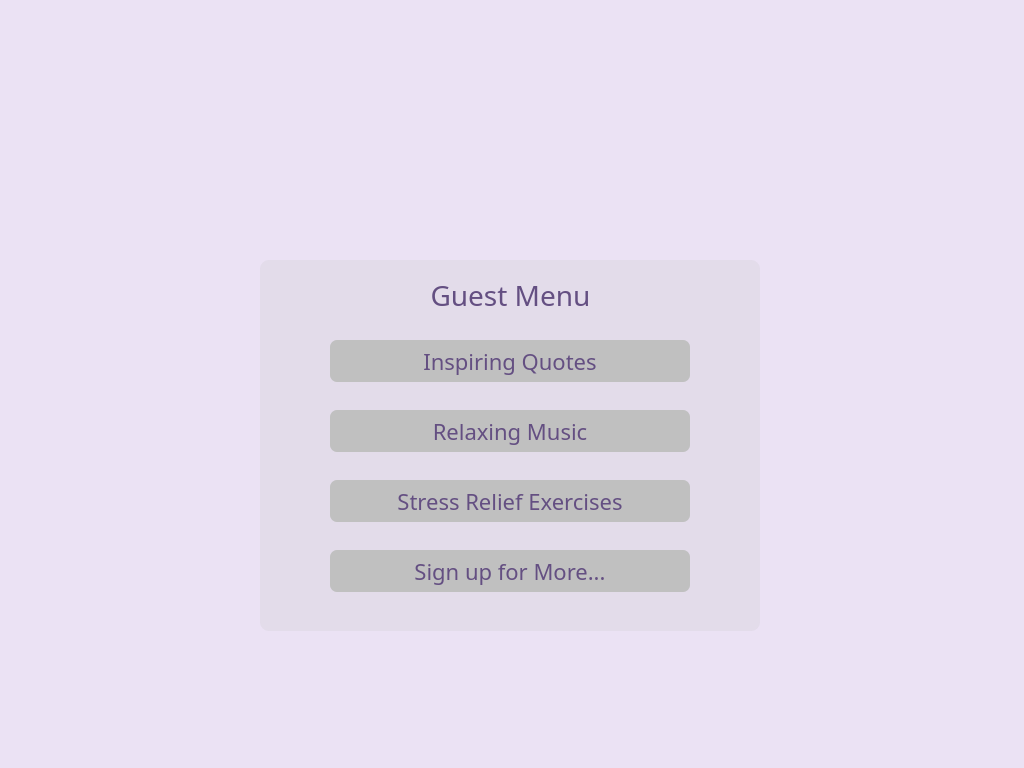
<?xml version="1.0" encoding="UTF-8"?>
<ui version="4.0">
 <class>Form</class>
 <widget class="QWidget" name="Form">
  <property name="geometry">
   <rect>
    <x>0</x>
    <y>0</y>
    <width>1024</width>
    <height>768</height>
   </rect>
  </property>
  <property name="windowTitle">
   <string>Form</string>
  </property>
  <property name="styleSheet">
   <string notr="true">background-color:rgb(235, 226, 244);
border-radius: 9px;</string>
  </property>
  <widget class="QLabel" name="label">
   <property name="geometry">
    <rect>
     <x>416</x>
     <y>60</y>
     <width>191</width>
     <height>181</height>
    </rect>
   </property>
   <property name="styleSheet">
    <string notr="true">background-image:url(static/images/logo.png);</string>
   </property>
   <property name="text">
    <string/>
   </property>
   <property name="alignment">
    <set>Qt::AlignCenter</set>
   </property>
  </widget>
  <widget class="QGroupBox" name="groupBox">
   <property name="geometry">
    <rect>
     <x>260</x>
     <y>260</y>
     <width>500</width>
     <height>371</height>
    </rect>
   </property>
   <property name="styleSheet">
    <string notr="true">background-color:rgba(192, 192, 192, 50);</string>
   </property>
   <property name="title">
    <string/>
   </property>
   <widget class="QLabel" name="label_2">
    <property name="geometry">
     <rect>
      <x>140</x>
      <y>0</y>
      <width>221</width>
      <height>71</height>
     </rect>
    </property>
    <property name="styleSheet">
     <string notr="true">color: rgb(100, 79, 130);
font-size: 28px;
border-radius : 7px;
font-family:Sura;
font-weight:400;
line-height:1.2px;
background-color: rgba(191, 191, 191, 0)</string>
    </property>
    <property name="text">
     <string>Guest Menu</string>
    </property>
    <property name="alignment">
     <set>Qt::AlignCenter</set>
    </property>
   </widget>
   <widget class="QPushButton" name="music_btn">
    <property name="geometry">
     <rect>
      <x>70</x>
      <y>150</y>
      <width>360</width>
      <height>42</height>
     </rect>
    </property>
    <property name="font">
     <font>
      <family>Sura</family>
      <pointsize>1</pointsize>
      <weight>50</weight>
      <bold>false</bold>
     </font>
    </property>
    <property name="styleSheet">
     <string notr="true">QPushButton#music_btn{
background-color:rgb(192, 192, 192);
color: rgb(100, 79, 130);
font-size: 22px;
border-radius : 7px;
font-family:Sura;
font-weight:400;
}
QPushButton#music_btn: pressed {
background-color: rgb(117, 71, 255);
}</string>
    </property>
    <property name="text">
     <string>Relaxing Music</string>
    </property>
   </widget>
   <widget class="QPushButton" name="signupmore_btn">
    <property name="geometry">
     <rect>
      <x>70</x>
      <y>290</y>
      <width>360</width>
      <height>42</height>
     </rect>
    </property>
    <property name="font">
     <font>
      <family>Sura</family>
      <pointsize>1</pointsize>
      <weight>50</weight>
      <bold>false</bold>
     </font>
    </property>
    <property name="styleSheet">
     <string notr="true">QPushButton#signupmore_btn{
background-color:rgb(192, 192, 192);
color: rgb(100, 79, 130);
font-size: 22px;
border-radius : 7px;
font-family:Sura;
font-weight:400;

}
QPushButton#signupmore_btn: pressed {
background-color: rgb(117, 71, 255);
}</string>
    </property>
    <property name="text">
     <string>Sign up for More...</string>
    </property>
   </widget>
   <widget class="QPushButton" name="stress_btn">
    <property name="geometry">
     <rect>
      <x>70</x>
      <y>220</y>
      <width>360</width>
      <height>42</height>
     </rect>
    </property>
    <property name="font">
     <font>
      <family>Sura</family>
      <pointsize>1</pointsize>
      <weight>50</weight>
      <bold>false</bold>
     </font>
    </property>
    <property name="styleSheet">
     <string notr="true">QPushButton#stress_btn{
background-color:rgb(192, 192, 192);
color: rgb(100, 79, 130);
font-size: 22px;
border-radius : 7px;
font-family:Sura;
font-weight:400;

}
QPushButton#stress_btn: pressed {
background-color: rgb(117, 71, 255);
}</string>
    </property>
    <property name="text">
     <string>Stress Relief Exercises</string>
    </property>
   </widget>
   <widget class="QPushButton" name="quotes_btn">
    <property name="geometry">
     <rect>
      <x>70</x>
      <y>80</y>
      <width>360</width>
      <height>42</height>
     </rect>
    </property>
    <property name="font">
     <font>
      <family>Sura</family>
      <pointsize>1</pointsize>
      <weight>50</weight>
      <bold>false</bold>
     </font>
    </property>
    <property name="styleSheet">
     <string notr="true">QPushButton#quotes_btn{
background-color:rgb(192, 192, 192);
color: rgb(100, 79, 130);
font-size: 22px;
border-radius : 7px;
font-family:Sura;
font-weight:400;

}
QPushButton#quotes_btn: pressed {
background-color: rgb(117, 71, 255);
}</string>
    </property>
    <property name="text">
     <string>Inspiring Quotes</string>
    </property>
   </widget>
  </widget>
 </widget>
 <resources/>
 <connections/>
</ui>
